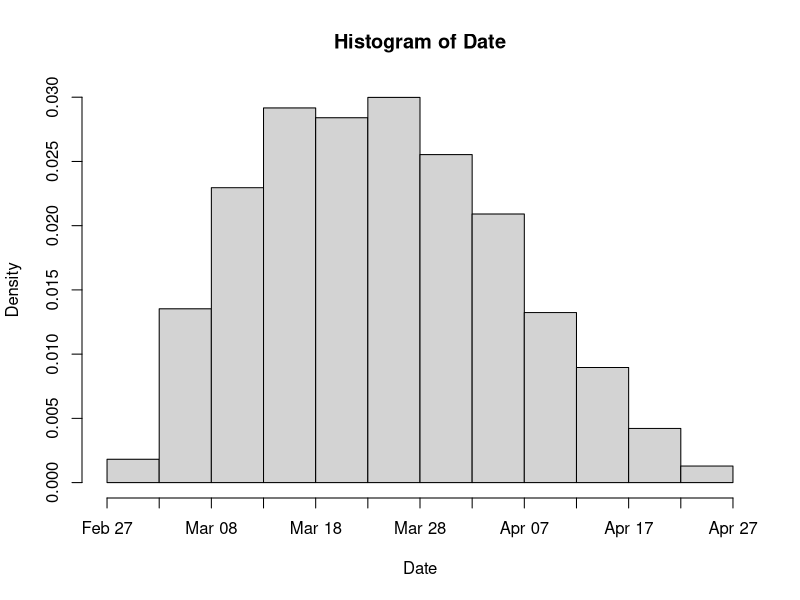

The R source for this figure:
library(dplyr)
library(lubridate)

set.seed( 2022 )
n <- 3415

## V2: Phosphate Levels pmm
Phospate <- rgamma( n, shape=60, rate=0.75)

## V3: Date of planting
Date <- as_date("2024-03-01", format="%Y-%m-%d")
Date <- Date + round( 60 * rbeta(n, 2, 3 ) )
hist( Date, breaks=20 )

## V4: Type of plant
orchids <- c( "Cymbidium", "Dendrobium" )
Types <- sample( orchids, n, replace=T )

## V5: Temperature
Temp <- rep(0,n)
for( i in 1:n ){
  Temp[i] <- case_when( 
    Types[i] == "Cymbidium" ~ 16.4 + 4.7 * rbeta(1,2,2),
    Types[i] == "Dendrobium" ~ 17.5 + 5.2 * rbeta(1,2,2),
  )
}

## V1: Orchid Height in inches
height <- c( 17, 30 )
Height <- rep( 0, n )

ind <- which( Types == "Cymbidium" )
Height[ind] <- height[1] + 0.2 * sqrt(Phospate[ind]) +  
  0.3 * log( as.numeric(as_date("2024-10-15") - Date[ind]) ) + 
  0.3 * (Temp[ind]-17) - 7 + rnorm( length(ind), sd=height[1]/10 )

ind <- which( Types == "Dendrobium" )
Height[ind] <- height[2] + 0.3 * sqrt(Phospate[ind]) + 
  0.35 * log( as.numeric(as_date("2024-10-15") - Date[ind]) ) + 
  0.4 * (Temp[ind]-17) - 10 + 
  rnorm( length(ind), sd=height[2]/10 )


##V8: Quality 
Quality <- rep(0, n)
ind <- which( Types == "Cymbidium" )
Quality[ind] <- 
  round( 7 - 6/50 * abs (
  as.numeric( as_date("2024-04-07") - Date[ind] ) + 
  round( runif( length(ind), -10, 10) ) ) ) + 
  round( runif( length(ind), -3, 0) ) +
  0.15 * Height[ind]

ind <- which( Types == "Dendrobium" )
Quality[ind] <- 
  round( 7 - 6/50 * abs (
    as.numeric( as_date("2024-04-01") - Date[ind] ) + 
      round( runif( length(ind), -10, 10) ) ) ) + 
  round( runif( length(ind), -3, 0) )  +
  0.05 * Height[ind]

Orchids <- data.frame( "Type"=Types,
                       "Height"=round(Height,1), 
                       "Quality"=round(Quality),
                       "Phosphate"=round(Phospate),
                       "Temperature"=round(Temp,1),
                       "Planting"=Date )

setwd("C:/Users/cr777/Desktop/Teaching 2024-2025/MA22019/Problem Sheets/Problem Sheet 2//")
write.csv( Orchids, "Orchids.csv", row.names = FALSE )
